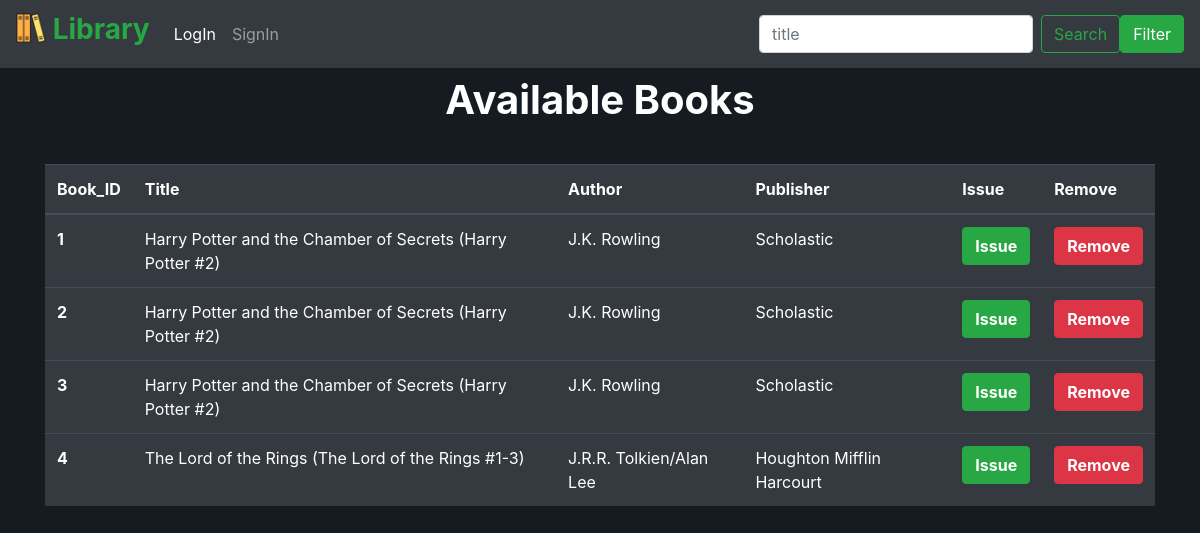
/library, run on an earlier commit of the app's database.
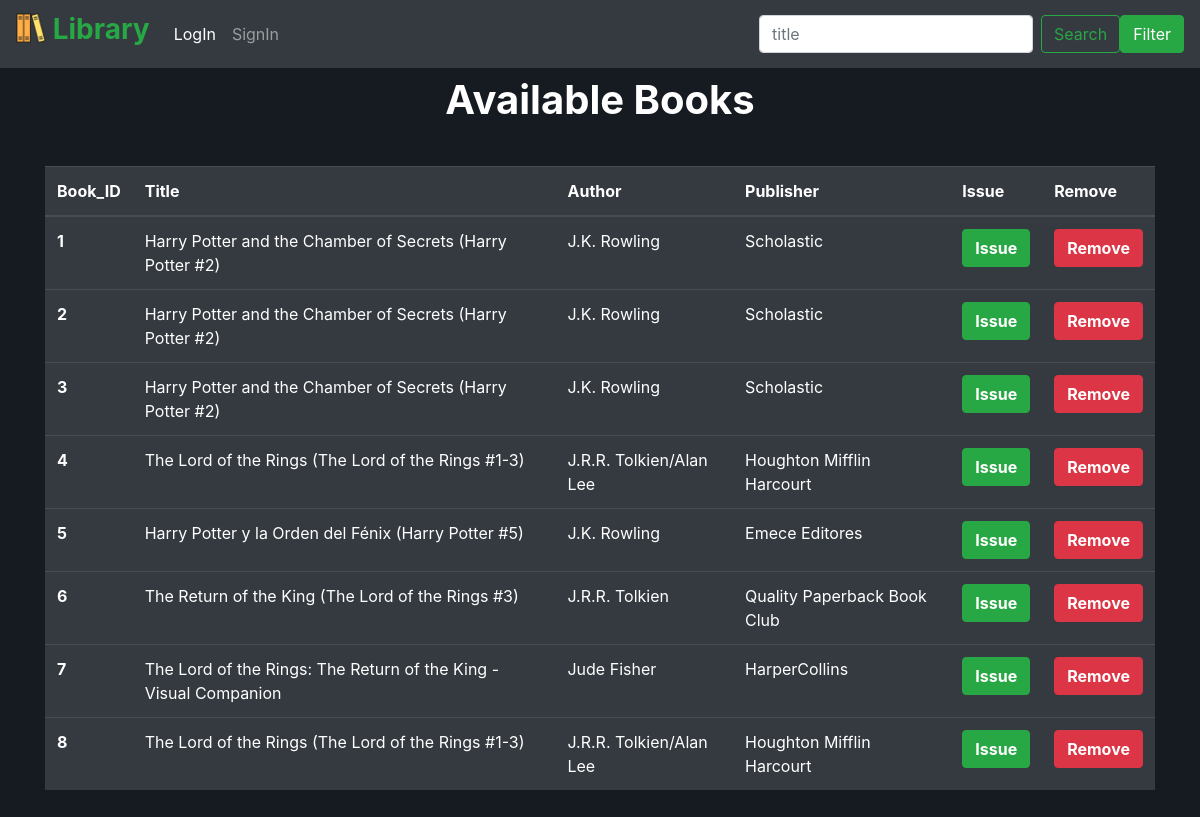
And on a later commit of the database.
### src/models.py (models this page shows, shortened)
class books(db.Model):
    id = db.Column('book_id' , db.Integer , primary_key=True)
    title = db.Column(db.String(100) , nullable=False)
    author = db.Column(db.String(100) , nullable=False)
    isbn = db.Column(db.String(100) , nullable=False)
    publisher = db.Column(db.String(100) , nullable=False)

### src/app.py (the view)
@app.route("/library")
def library():
    a = books.query.all()
    b = transactions.query.all()
    issued = []
    for i in b:
        issued += [i.book_id]
    if len(a)==0:
        return render_template("library.html" , data=[])
    else:
        return render_template("library.html" , data=a , issued=issued)

### src/templates/library.html (shortened to what this page needs)
{% extends "base.html" %} {% block mainbody %}
<center><h1 style="color: white; font-weight: bold">Available Books</h1></center>
<div class="container-sm librarybody">
  <table class="table table-hover table-dark">
    <thead>
      <tr>
        <th scope="col">Book_ID</th>
        <th scope="col">Title</th>
        <th scope="col">Author</th>
        <th scope="col">Publisher</th>
        <th scope="col">Issue</th>
        <th scope="col">Remove</th>
      </tr>
    </thead>
    <tbody>
      {% for i in data %}
      <tr>
        <th scope="row">{{ i.id }}</th>
        <td>{{ i.title }}</td>
        <td>{{ i.author }}</td>
        <td>{{ i.publisher }}</td>
        <td>
          {% if i.id in issued %}
          <h5 style="color: white; font-weight: bold">Already Issued</h5>
          {% else %}
          <form action="/issue">
            <button type="submit" class="btn btn-success" style="font-weight: bold">Issue</button>
          </form>
          {% endif %}
        </td>
        <td>
          {% if i.id in issued %}
          <h5 style="color: white; font-weight: bold">Ask to Return First</h5>
          {% else %}
          <form action="/removebook" method="post">
            <button type="submit" class="btn btn-danger" style="font-weight: bold">Remove</button>
          </form>
          {% endif %}
        </td>
      </tr>
      {% endfor %}
    </tbody>
  </table>
</div>
{% endblock %}

### src/templates/base.html (shortened to what this page needs)
<!DOCTYPE html>
<html lang="en">
    <head>
        <link rel="stylesheet" href="https://cdn.jsdelivr.net/npm/bootstrap@4.6.1/dist/css/bootstrap.min.css">
        <link rel="stylesheet" href="/static/css/base.css">
    </head>
    <body>
        {% block navbar %}
            <nav class="navbar navbar-expand-lg navbar-dark bg-dark">
                <a class="navbar-brand" href="/">
                    <h3 style="font-weight: bold; color: #28a745;">
                        <img src="/static/images/books.png" width="30" height="30" class="d-inline-block align-top" alt="">
                        Library
                    </h3>
                </a>
                {% if session['email'] %}
                    <div class="collapse navbar-collapse" id="navbarTogglerDemo02">
                        <ul class="navbar-nav mr-auto mt-2 mt-lg-0">
                            <li class="nav-item active">
                                <a class="nav-link" href="/librarianinfo" style="font-weight: bold;">{{ session['name'] }}<span class="sr-only">(current)</span></a>
                            </li>
                            <li class="nav-item">
                                <a class="nav-link" href="/logout">LogOut</a>
                            </li>
                            <li class="nav-item">
                                <a class="nav-link" href="/signout">SignOut</a>
                            </li>
                            <li class="nav-item">
                                <a class="nav-link" href="/library">Library</a>
                            </li>
                            <li class="nav-item">
                                <a class="nav-link" href="/filterlibrary">FilterLibrary</a>
                            </li>
                            <li class="nav-item">
                                <a class="nav-link" href="/alltransactions">Transactions</a>
                            </li>
                            <li class="nav-item">
                                <a class="nav-link" href="/membersinfo">Members</a>
                            </li>
                            <li class="nav-item">
                                <a class="nav-link" href="/createmember">CreateMembers</a>
                            </li>
                        </ul>
                {% else %}
                    <div class="collapse navbar-collapse" id="navbarTogglerDemo02">
                        <ul class="navbar-nav mr-auto mt-2 mt-lg-0">
                            <li class="nav-item active">
                                <a class="nav-link" href="/login">LogIn<span class="sr-only">(current)</span></a>
                            </li>
                            <li class="nav-item">
                                <a class="nav-link" href="/signin">SignIn</a>
                            </li>
                        </ul>
                {% endif %}
                        <form action="/new_books" class="form-inline my-2 my-lg-0">
                            <input class="form-control mr-sm-2" type="search" placeholder="title" name="title">
                            <button class="btn btn-outline-success my-2 my-sm-0" type="submit">Search</button>
                        </form>
                        <a class="btn btn-success my-2 my-sm-0" href="/filtersearch">Filter</a>
                    </div>
            </nav>
        {% endblock %}
        {% block mainbody %}
        {% endblock %}
    </body>
</html>

### src/static/css/base.css (style rules this page uses)
body { background-color: #161b22; }
.librarybody, .filterlibrarybody { height: 75vh; overflow: scroll; margin-top: 5vh; }

What changed in the data, as far as the page shows it:
added books: id "5", title "Harry Potter y la Orden del Fénix (Harry Potter #5)", author "J.K. Rowling", publisher "Emece Editores"
added books: id "6", title "The Return of the King (The Lord of the Rings #3)", author "J.R.R. Tolkien", publisher "Quality Paperback Book Club"
added books: id "7", title "The Lord of the Rings: The Return of the King - Visual Companion", author "Jude Fisher", publisher "HarperCollins"
added books: id "8", title "The Lord of the Rings (The Lord of the Rings #1-3)", author "J.R.R. Tolkien/Alan Lee", publisher "Houghton Mifflin Harcourt"
